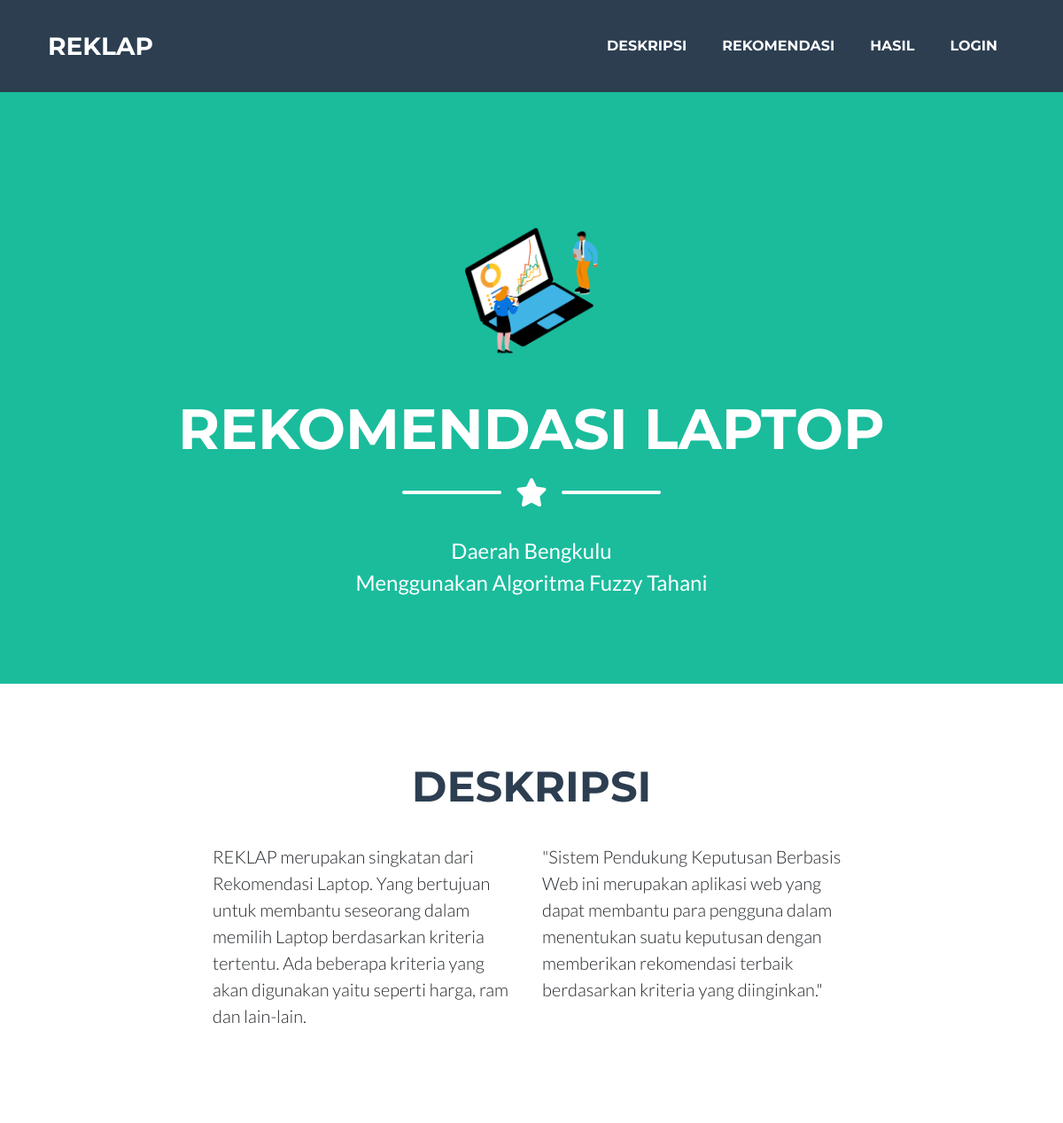
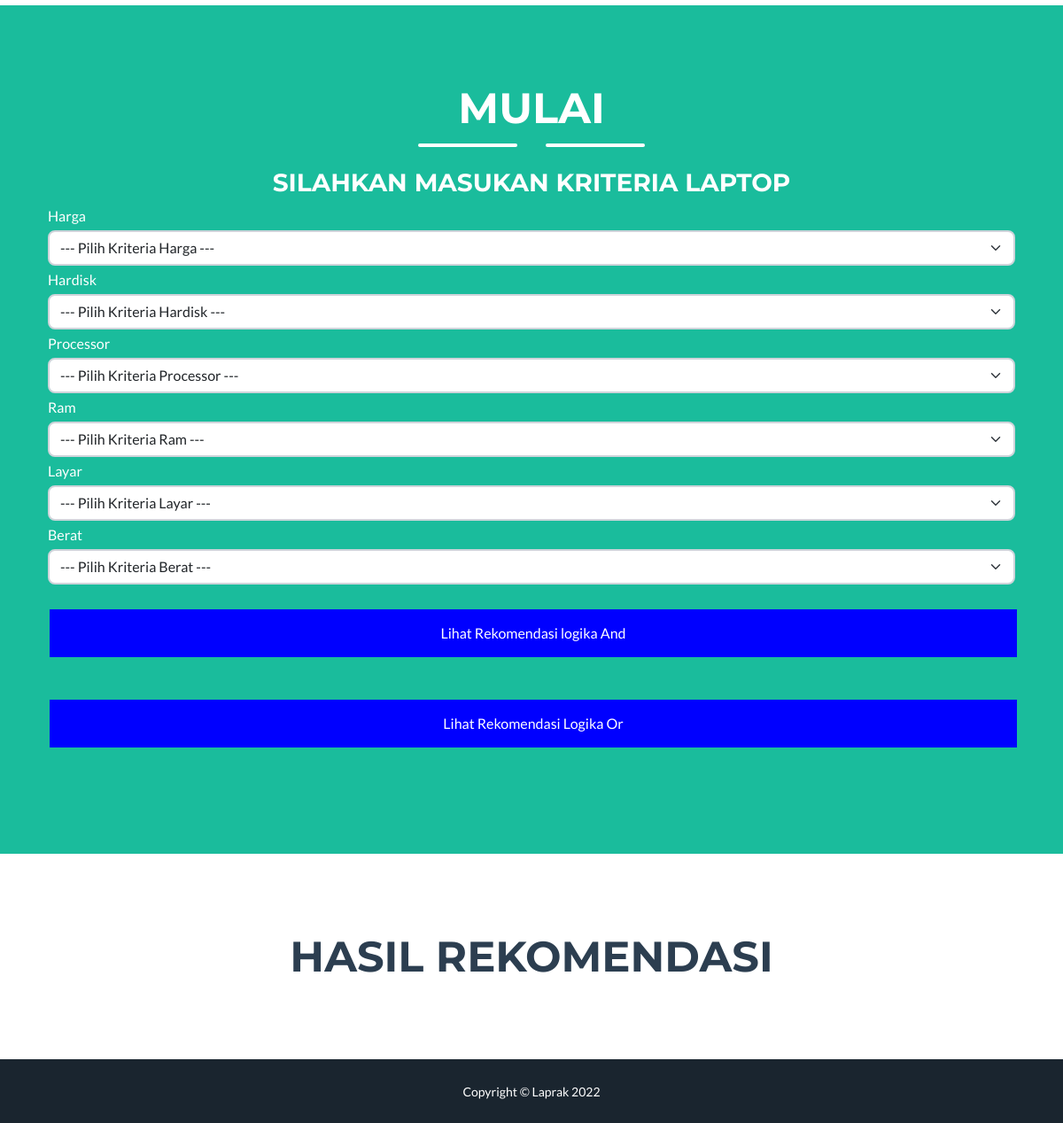
The page / on the database its author committed (2 pictures, top to bottom).
### tables this page shows
CREATE TABLE `daftar_kriteria` (
  `id` int(10) NOT NULL,
  `kriteria` varchar(20) NOT NULL,
  `bawah` varchar(20) NOT NULL,
  `tengah` varchar(20) NOT NULL,
  `atas` varchar(20) NOT NULL
);

### index.php (the view, shortened to what this page needs)
<?php
include "functions.php";
?>
<!DOCTYPE html>
<html lang="en">
<head>
    <link rel="stylesheet" href="https://cdn.jsdelivr.net/npm/bootstrap@5.2.3/dist/css/bootstrap.min.css">
    <link href="css/styles.css" rel="stylesheet" />
</head>
<body id="page-top">
    <div class='container mt-5'>
        <?php
        if (isset($_SESSION['legitUser'])) {
            echo '<a href="logout.php"><button type="button" class="btn btn-primary btn-lg btn-block mt-4 mb-4">Logout</button></a>';
            echo '<a href="admin.php"><button type="button" class="btn btn-info btn-lg btn-block mt-4 mb-4">Kembali ke Menu Admin</button></a>';
        } else {
            ?>
        <nav class="navbar navbar-expand-lg bg-secondary text-uppercase fixed-top" id="mainNav">
            <div class="container">
                <a class="navbar-brand" href="#page-top">REKLAP</a>
                <div class="collapse navbar-collapse" id="navbarResponsive">
                    <ul class="navbar-nav ms-auto">
                        <li class="nav-item mx-0 mx-lg-1"><a class="nav-link py-3 px-0 px-lg-3 rounded"
                                href="#deskripsi">Deskripsi</a></li>
                        <li class="nav-item mx-0 mx-lg-1"><a class="nav-link py-3 px-0 px-lg-3 rounded"
                                href="#rekomendasi">Rekomendasi</a></li>
                        <li class="nav-item mx-0 mx-lg-1"><a class="nav-link py-3 px-0 px-lg-3 rounded"
                                href="#hasil">Hasil</a></li>
                        <li class="nav-item mx-0 mx-lg-1"><a class="nav-link py-3 px-0 px-lg-3 rounded"
                                href="login_form.html">Login</a></li>
                    </ul>
                </div>
            </div>
        </nav>
    </div>
    <?php
        }
        ?>
    <header class="masthead bg-primary text-white text-center">
        <div class="container d-flex align-items-center flex-column">
            <img class="masthead-avatar mb-5" width="100" src="assets/img/laptop.png" alt="..." />
            <h1 class="masthead-heading text-uppercase mb-0">REKOMENDASI LAPTOP</h1>
            <div class="divider-custom divider-light">
                <div class="divider-custom-line"></div>
                <div class="divider-custom-icon"><i class="fas fa-star"></i></div>
                <div class="divider-custom-line"></div>
            </div>
            <p class="masthead-subheading font-weight-light mb-0">Daerah Bengkulu </br> Menggunakan Algoritma Fuzzy
                Tahani</p>
        </div>
    </header>
    <section class="page-section portfolio" id="deskripsi">
        <div class="container">
            <h2 class="page-section-heading text-center text-uppercase text-secondary mb-0">Deskripsi</h2>
            <div class="row">
                <div class="col-lg-4 ms-auto">
                    <p class="lead">REKLAP merupakan singkatan dari Rekomendasi Laptop. Yang bertujuan untuk membantu
                        seseorang dalam memilih Laptop berdasarkan kriteria tertentu. Ada beberapa kriteria yang akan
                        digunakan yaitu seperti harga, ram dan lain-lain.</p>
                </div>
                <div class="col-lg-4 me-auto">
                    <p class="lead">"Sistem Pendukung Keputusan Berbasis Web ini merupakan aplikasi web yang dapat
                        membantu para pengguna dalam menentukan suatu keputusan dengan memberikan rekomendasi terbaik
                        berdasarkan kriteria yang diinginkan."
                    </p>
                </div>
            </div>
        </div>
    </section>
    <section class="page-section bg-primary text-white mb-0" id="rekomendasi">
        <div class="container">
            <h2 class="page-section-heading text-center text-uppercase text-white">Mulai </h2>
            <div class="divider-custom divider-light">
                <div class="divider-custom-line"></div>
                <div class="divider-custom-line"></div>
            </div>
            <?php
            $krit_aktif = mysqli_query($conn, "SELECT * from daftar_kriteria");
            $baris = mysqli_num_rows($krit_aktif);
            if ($baris == 0) {
                echo "<p align='center'><b>Mohon maaf, tidak ada kriteria wisata yang aktif, silahkan hubungi admin.</b></p>";
            } else {
                echo "<h3 class='text-center text-uppercase text-white'>Silahkan Masukan Kriteria Laptop</h3>";
            ?>
            <form method='GET' action="#hasil">
                <div class="form-row align-items-center">
                    <?php
                    $daftar_kriteria = mysqli_query($conn, "SELECT * from daftar_kriteria");
                    while ($data = mysqli_fetch_array($daftar_kriteria)) :
                    ?>
                    <div class="col-auto my-1">
                        <label for="inlineFormCustomSelect"><?= $data['kriteria']; ?></label>
                        <select class="form-select mt-1" id="inputGroupSelect01"
                            name='<?= strtolower($data['kriteria']); ?>' required>
                            <option value="">--- Pilih Kriteria <?= $data['kriteria']; ?> ---</option>
                        </select>
                    </div>
                    <?php $num++;
                    endwhile; ?>
                </div>
                <button type="submit" name='submit' class="button1 mt-4 mb-4" value='and'>Lihat
                    Rekomendasi logika And</button>
                <button type="submit" name='submit' class="button1 mt-4 mb-4" value='or'>Lihat Rekomendasi Logika Or
                </button>
            </form>
        </div>
    </section>
    <section class="page-section" id="hasil">
        <div class="container">
            <h2 class="page-section-heading text-center text-uppercase text-secondary mb-0">Hasil Rekomendasi</h2>
            <?php
      }
		?>
                </div>
    </section>
    <div class="copyright py-4 text-center text-white">
        <div class="container"><small>Copyright &copy; Laprak 2022</small></div>
    </div>
</body>
</html>

### index.php (style rules this page uses)
.button1 { width: 100%; background-color: #0000FF; color: white; border: none; padding: 15px 32px; text-align: center; font-size: 16px; margin: 4px 2px; cursor: pointer; }

### rows shown on the page
daftar_kriteria: kriteria "Harga"
daftar_kriteria: kriteria "Hardisk"
daftar_kriteria: kriteria "Processor"
daftar_kriteria: kriteria "Ram"
daftar_kriteria: kriteria "Layar"
daftar_kriteria: kriteria "Berat"
